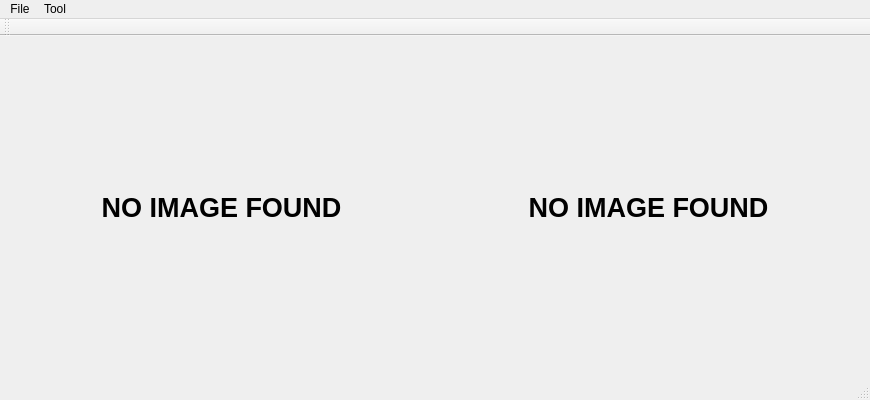
<?xml version="1.0" encoding="UTF-8"?>
<ui version="4.0">
 <class>ImageModifierAppClass</class>
 <widget class="QMainWindow" name="ImageModifierAppClass">
  <property name="geometry">
   <rect>
    <x>0</x>
    <y>0</y>
    <width>870</width>
    <height>400</height>
   </rect>
  </property>
  <property name="windowTitle">
   <string>ImageModifierApp</string>
  </property>
  <widget class="QWidget" name="centralWidget">
   <property name="sizePolicy">
    <sizepolicy hsizetype="Expanding" vsizetype="Expanding">
     <horstretch>0</horstretch>
     <verstretch>0</verstretch>
    </sizepolicy>
   </property>
   <layout class="QGridLayout" name="gridLayout">
    <item row="0" column="0">
     <layout class="QHBoxLayout" name="imgHLayout" stretch="1,1">
      <item>
       <widget class="QLabel" name="imgOriginal">
        <property name="font">
         <font>
          <pointsize>20</pointsize>
          <weight>75</weight>
          <bold>true</bold>
         </font>
        </property>
        <property name="text">
         <string>NO IMAGE FOUND</string>
        </property>
        <property name="alignment">
         <set>Qt::AlignCenter</set>
        </property>
       </widget>
      </item>
      <item>
       <widget class="QLabel" name="imgTransformed">
        <property name="font">
         <font>
          <pointsize>20</pointsize>
          <weight>75</weight>
          <italic>false</italic>
          <bold>true</bold>
         </font>
        </property>
        <property name="text">
         <string>NO IMAGE FOUND</string>
        </property>
        <property name="alignment">
         <set>Qt::AlignCenter</set>
        </property>
       </widget>
      </item>
     </layout>
    </item>
   </layout>
  </widget>
  <widget class="QMenuBar" name="menuBar">
   <property name="geometry">
    <rect>
     <x>0</x>
     <y>0</y>
     <width>870</width>
     <height>21</height>
    </rect>
   </property>
   <widget class="QMenu" name="menuEdit">
    <property name="title">
     <string>File</string>
    </property>
    <addaction name="actionLoad"/>
    <addaction name="actionSave"/>
   </widget>
   <widget class="QMenu" name="menuTool">
    <property name="title">
     <string>Tool</string>
    </property>
    <widget class="QMenu" name="menuTransform">
     <property name="enabled">
      <bool>true</bool>
     </property>
     <property name="title">
      <string>Transform</string>
     </property>
     <addaction name="actionReset"/>
     <addaction name="separator"/>
     <addaction name="actionBlur"/>
     <addaction name="actionErode"/>
     <addaction name="actionDilate"/>
     <addaction name="actionOpening"/>
     <addaction name="actionClosing"/>
     <addaction name="actionCannyFilter"/>
     <addaction name="actionDetectEdges"/>
     <addaction name="actionDetectVertices"/>
     <addaction name="actionDetectObjects"/>
     <addaction name="separator"/>
     <addaction name="actionOpenToolbox"/>
    </widget>
    <addaction name="menuTransform"/>
   </widget>
   <addaction name="menuEdit"/>
   <addaction name="menuTool"/>
  </widget>
  <widget class="QToolBar" name="mainToolBar">
   <attribute name="toolBarArea">
    <enum>TopToolBarArea</enum>
   </attribute>
   <attribute name="toolBarBreak">
    <bool>false</bool>
   </attribute>
  </widget>
  <widget class="QStatusBar" name="statusBar"/>
  <action name="actionLoad">
   <property name="text">
    <string>Load</string>
   </property>
  </action>
  <action name="actionSave">
   <property name="text">
    <string>Save</string>
   </property>
  </action>
  <action name="actionBlur">
   <property name="text">
    <string>Blur</string>
   </property>
  </action>
  <action name="actionErode">
   <property name="text">
    <string>Erode</string>
   </property>
  </action>
  <action name="actionDilate">
   <property name="text">
    <string>Dilate</string>
   </property>
  </action>
  <action name="actionOpening">
   <property name="text">
    <string>Opening</string>
   </property>
  </action>
  <action name="actionClosing">
   <property name="text">
    <string>Closing</string>
   </property>
  </action>
  <action name="actionCannyFilter">
   <property name="text">
    <string>Canny Filter</string>
   </property>
  </action>
  <action name="actionDetectEdges">
   <property name="text">
    <string>Detect Edges</string>
   </property>
  </action>
  <action name="actionDetectVertices">
   <property name="text">
    <string>Detect Vertices</string>
   </property>
  </action>
  <action name="actionReset">
   <property name="checkable">
    <bool>true</bool>
   </property>
   <property name="checked">
    <bool>true</bool>
   </property>
   <property name="text">
    <string>Reset</string>
   </property>
  </action>
  <action name="actionOpenToolbox">
   <property name="text">
    <string>Open Toolbox</string>
   </property>
  </action>
  <action name="actionDetectObjects">
   <property name="text">
    <string>Detect Objects</string>
   </property>
  </action>
 </widget>
 <layoutdefault spacing="6" margin="11"/>
 <resources>
  <include location="ImageModifierApp.qrc"/>
 </resources>
 <connections/>
</ui>
